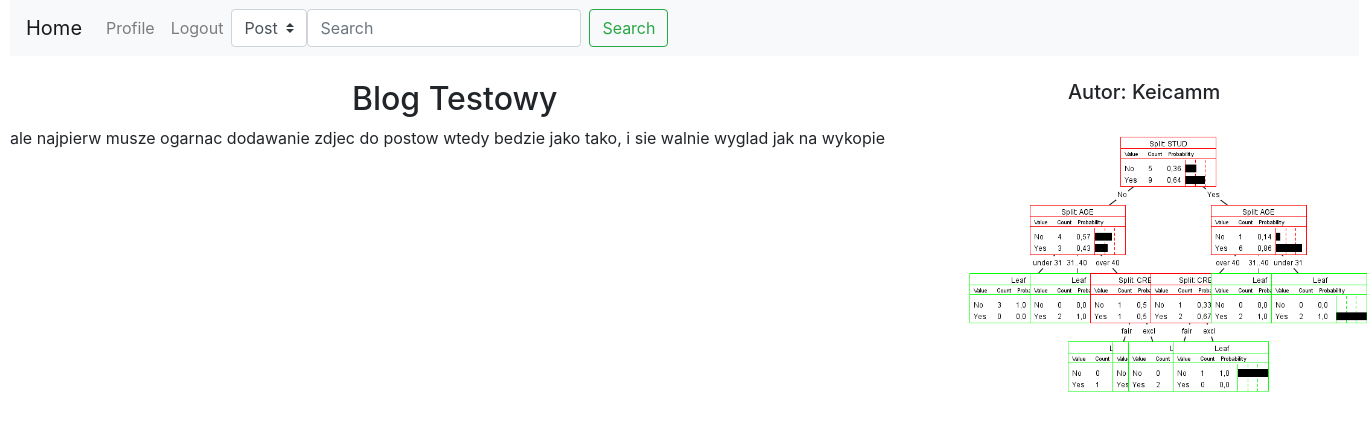
The app's page /blog/1, older data.
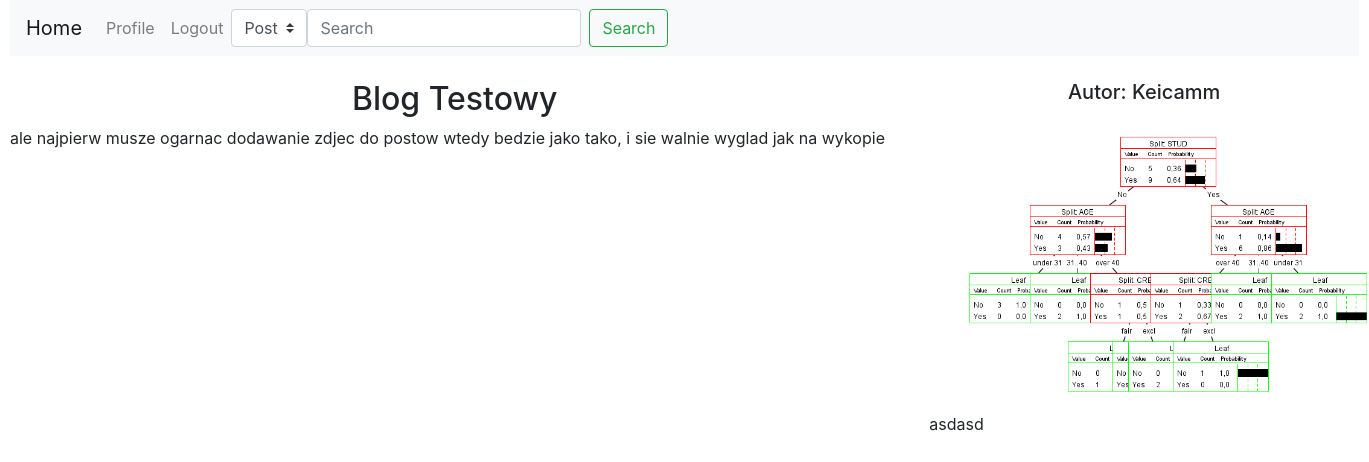
The same page, newer data.
### Blog/models.py (models this page shows, shortened)
class Profil(models.Model):
    User=models.OneToOneField(User,on_delete=models.CASCADE,primary_key=True)
    Zdjecie=models.ImageField(default='Profilowe/default_pic.jpg',upload_to=path_and_rename)
    Opis=models.CharField(max_length=1000,blank=True)

### Blog/views.py (the view)
# urls.py: path('blog/<int:blog_id>',views.blog,name='blog'),
def blog(request,blog_id):
    posts= models.Post.objects.filter(IDBlog=blog_id)# wczytywanie plstow z bloga
    blog= models.Blog.objects.get(IDBlog=blog_id)
    user=blog.IDAutor
    profil= models.Profil.objects.get(User=user)
    return render(request,'Blog/blogPosts.html',{'profil':profil,'posts':posts,'blog':blog,'user':user})

### Blog/templates/Blog/blogPosts.html (shortened to what this page needs)
{%extends 'Blog/base.html'%}
{%block content%}
<div class="row">
    <div class="col-8">
        <div class="text-center">
            <h2>{{blog.Nazwa}}</h2>
        </div>
        ale najpierw musze ogarnac dodawanie zdjec do postow wtedy bedzie jako tako, i sie walnie wyglad jak na wykopie
    </div>
    <div class="col-4">
        <div class=" text-center">
            <h5>Autor: {{user.username}}</h5>
        </div>
        <div>
            <img src="/Obrazki/{{profil.Zdjecie}}" style="height:300px"/>
        </div>
        <div>
            <p>{{profil.Opis}}</p>
        </div>
    </div>
</div>
{%endblock%}

Row changes from the older to the newer data that the page shows:
changed Profil: Opis (not shown) → "asdasd"
